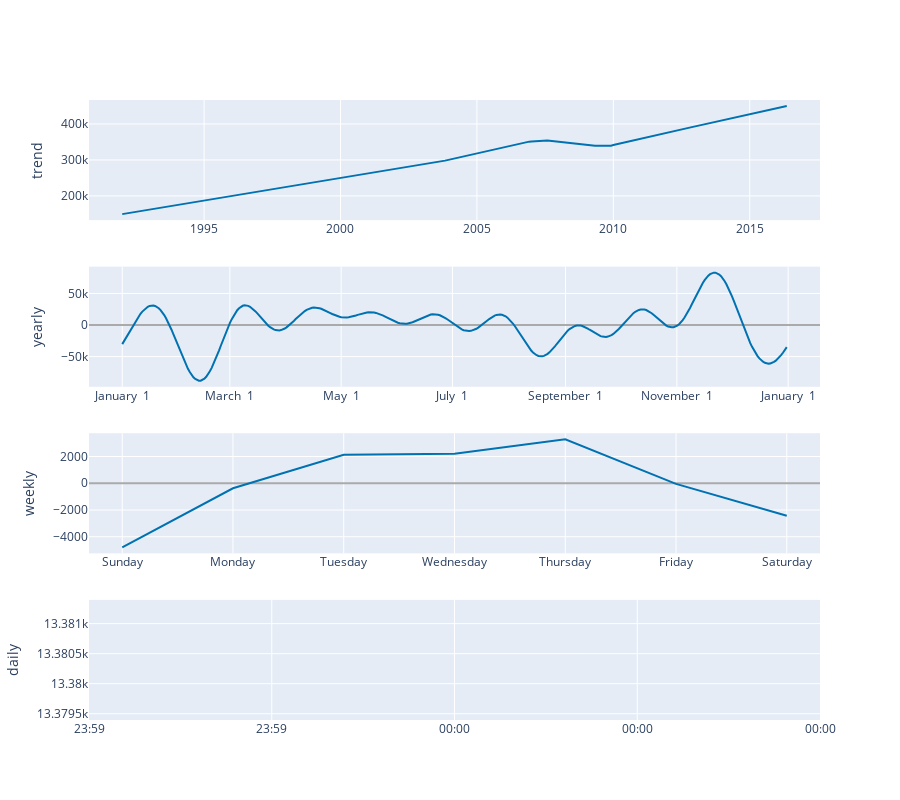

The notebook cell this image was saved under:
### Code cell
fframe.plot_components()

### Figure 1 — Plotly figure (JSON) as saved in the notebook; plotly's stock layout.template omitted (floating-point values rounded to 4 significant figures; data arrays with more than 128 entries replaced by an {"elided": "..."} marker saying what was removed)
{"data": [{"line": {"color": "#0072B2", "width": 2}, "mode": "lines", "name": "trend", "type": "scatter", "x": {"elided": "303 str values"}, "xaxis": "x", "y": {"elided": "303 float values"}, "yaxis": "y"}, {"line": {"color": "#0072B2", "width": 2}, "mode": "lines", "name": "yearly", "type": "scatter", "x": {"elided": "365 str values"}, "xaxis": "x2", "y": {"elided": "365 float values"}, "yaxis": "y2"}, {"line": {"color": "#0072B2", "width": 2}, "mode": "lines", "name": "weekly", "type": "scatter", "x": ["2017-01-01T00:00:00", "2017-01-02T00:00:00", "2017-01-03T00:00:00", "2017-01-04T00:00:00", "2017-01-05T00:00:00", "2017-01-06T00:00:00", "2017-01-07T00:00:00"], "xaxis": "x3", "y": [-4791.0, -373.1, 2131.0, 2211.0, 3289.0, -42.92, -2424.0], "yaxis": "y3"}, {"line": {"color": "#0072B2", "width": 2}, "mode": "lines", "name": "daily", "type": "scatter", "x": ["2017-01-01T00:00:00"], "xaxis": "x4", "y": [13380.0], "yaxis": "y4"}], "layout": {"height": 800, "showlegend": false, "width": 900, "xaxis": {"anchor": "y", "domain": [0, 1], "range": ["1990-10-13T03:36:00", "2017-07-29T20:24:00"], "type": "date"}, "xaxis2": {"anchor": "y2", "domain": [0, 1], "range": ["2016-12-13T18:54:02.958904115", "2018-01-18T11:04:57.863013581"], "tickformat": "%B %e", "type": "date"}, "xaxis3": {"anchor": "y3", "domain": [0, 1], "range": ["2016-12-31T16:48:00", "2017-01-07T07:12:00"], "tickformat": "%A", "type": "date"}, "xaxis4": {"anchor": "y4", "domain": [0, 1], "range": ["2017-01-01T00:00:00", "2017-01-01T00:00:00"], "tickformat": "%H:%M", "type": "date"}, "yaxis": {"anchor": "x", "domain": [0.8063, 1], "rangemode": "normal", "title": {"text": "trend"}, "zerolinecolor": "#AAA"}, "yaxis2": {"anchor": "x2", "domain": [0.5375, 0.7312], "title": {"text": "yearly"}, "zerolinecolor": "#AAA"}, "yaxis3": {"anchor": "x3", "domain": [0.2687, 0.4625], "title": {"text": "weekly"}, "zerolinecolor": "#AAA"}, "yaxis4": {"anchor": "x4", "domain": [0, 0.1938], "title": {"text": "daily"}, "zerolinecolor": "#AAA"}}}
